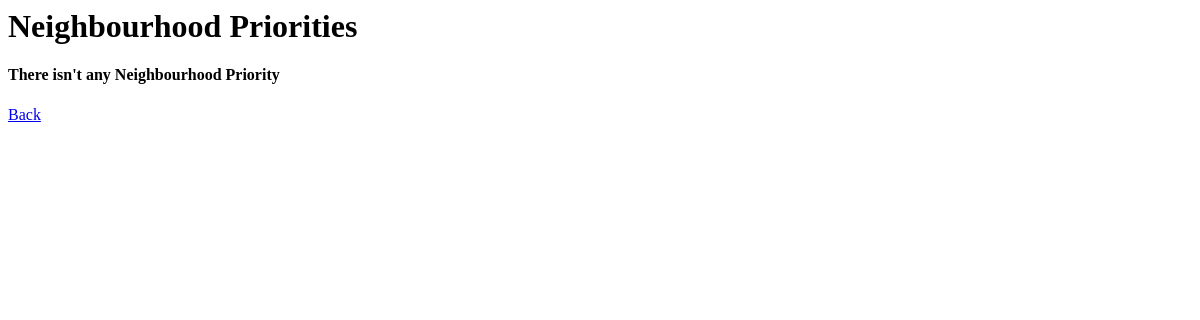
Page /neighbourhoodpriorities/ on the earlier database version.
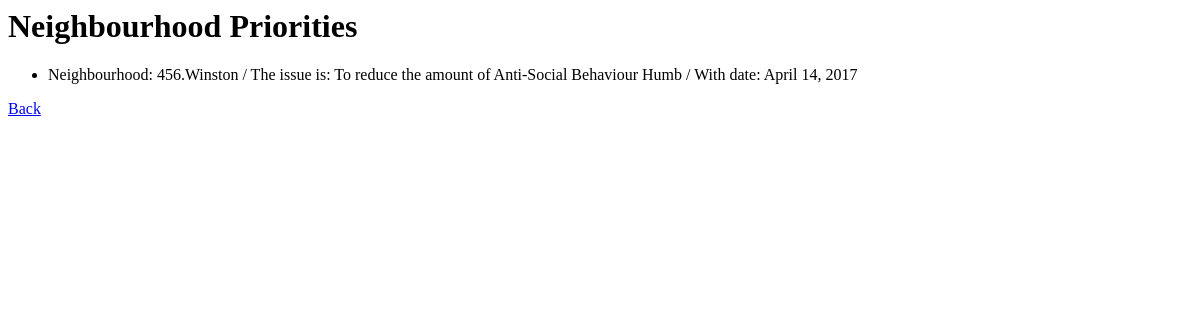
Same page on the later database version.
### ukPolice/models.py (models this page shows, shortened)
class NeighbourhoodPriority(models.Model):
    action = models.TextField(max_length=400,blank=True,null=True)
    action_date = models.DateField(default=date.today,blank=True,null=True)
    issue = models.TextField(max_length=400)
    issue_date = models.DateField(default=date.today)
    neighbourhood = models.ForeignKey(Neighbourhood)

class Neighbourhood(models.Model):
    n_id = models.TextField(max_length=40)
    n_name = models.TextField(max_length=50)
    def __unicode__(self):
        return self.n_id+"."+self.n_name

### ukPolice/views.py (the view)
# urls.py: url(r'^neighbourhoodpriorities/', neighbourhoodpriorities, name="neighbourhoodpriorities"),
def neighbourhoodpriorities(request):
    np = NeighbourhoodPriority.objects.all()
    return render_to_response('neighbourhoodpriorities.html', {
        'np': np
    })

### ukPolice/templates/neighbourhoodpriorities.html
<h1>Neighbourhood Priorities</h1>
{% if np %}
<ul>{% for n in np %}
<li>Neighbourhood: {{ n.neighbourhood}} / The issue is: {{ n.issue}} / With date:
{{ n.issue_date}}</li>
{% endfor %}
</ul>
{% else %}
<h4> There isn't any Neighbourhood Priority</h4>
{% endif %}
<a href="{% url 'home' %}">Back</a>

Differences in the rows shown:
added NeighbourhoodPriority: neighbourhood "456.Winston", issue "To reduce the amount of Anti-Social Behaviour Humb", issue_date "April 14, 2017"
Other differences:
text no longer shown: "There isn't any Neighbourhood Priority"
